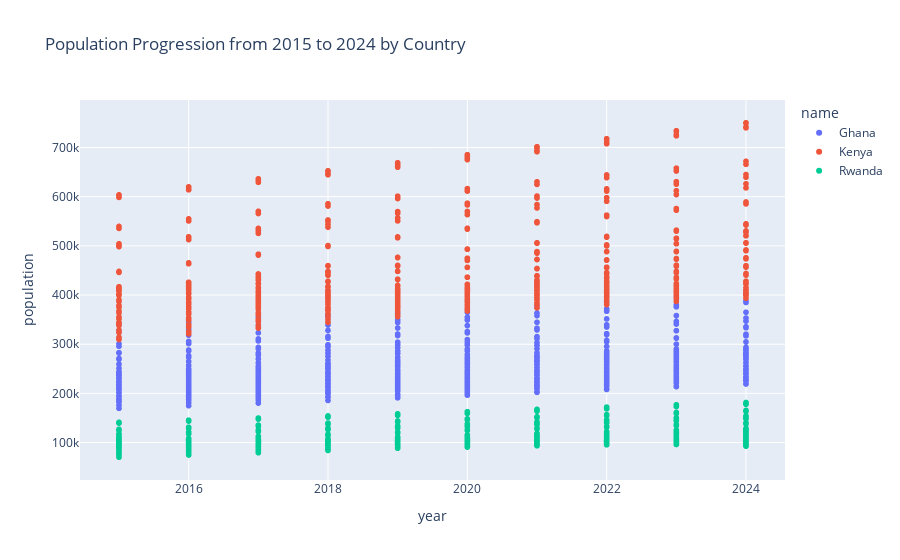

The notebook cell this image was saved under:
### Code cell
# Create an interactive scatter plot using Plotly
fig = px.scatter(filtered_datapp, x='year', y='population', color='name',
                 title='Population Progression from 2015 to 2024 by Country')

# Show the plot
fig.show()

### Figure 1 — Plotly figure (JSON) as saved in the notebook; plotly's stock layout.template omitted (floating-point values rounded to 4 significant figures; data arrays with more than 128 entries replaced by an {"elided": "..."} marker saying what was removed)
{"data": [{"hovertemplate": "name=Ghana<br>year=%{x}<br>population=%{y}<extra></extra>", "legendgroup": "Ghana", "marker": {"color": "#636efa", "symbol": "circle"}, "mode": "markers", "name": "Ghana", "showlegend": true, "type": "scattergl", "x": {"elided": "420 int values"}, "xaxis": "x", "y": {"elided": "420 float values"}, "yaxis": "y"}, {"hovertemplate": "name=Kenya<br>year=%{x}<br>population=%{y}<extra></extra>", "legendgroup": "Kenya", "marker": {"color": "#EF553B", "symbol": "circle"}, "mode": "markers", "name": "Kenya", "showlegend": true, "type": "scattergl", "x": {"elided": "420 int values"}, "xaxis": "x", "y": {"elided": "420 float values"}, "yaxis": "y"}, {"hovertemplate": "name=Rwanda<br>year=%{x}<br>population=%{y}<extra></extra>", "legendgroup": "Rwanda", "marker": {"color": "#00cc96", "symbol": "circle"}, "mode": "markers", "name": "Rwanda", "showlegend": true, "type": "scattergl", "x": {"elided": "420 int values"}, "xaxis": "x", "y": {"elided": "420 float values"}, "yaxis": "y"}], "layout": {"autosize": true, "legend": {"title": {"text": "name"}, "tracegroupgap": 0}, "title": {"text": "Population Progression from 2015 to 2024 by Country"}, "xaxis": {"anchor": "y", "autorange": true, "domain": [0, 1], "range": [2014.0, 2025.0], "title": {"text": "year"}, "type": "linear"}, "yaxis": {"anchor": "x", "autorange": true, "domain": [0, 1], "range": [13950.0, 806500.0], "title": {"text": "population"}, "type": "linear"}}}
